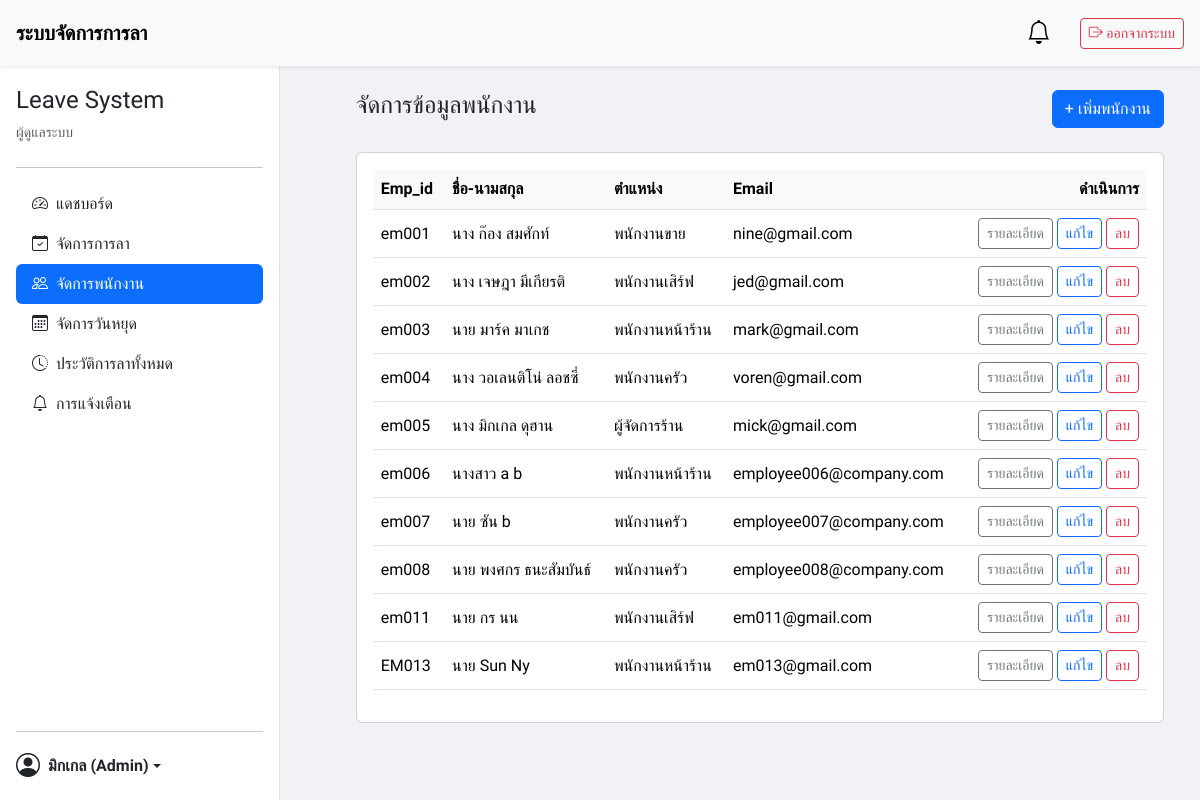
The app's page /admin/manage_employees.php (signed in) with its own data.
### tables this page shows
CREATE TABLE `employee` (
  `Emp_id` varchar(5) NOT NULL,
  `Prefix_ID` varchar(2) NOT NULL,
  `Position_ID` int(2) NOT NULL,
  `Emp_Name` varchar(50) NOT NULL,
  `Emp_LastName` varchar(50) NOT NULL,
  `Email` varchar(30) NOT NULL,
  `Address` varchar(255) NOT NULL,
  `Created_at` date NOT NULL,
  `Gender` varchar(10) NOT NULL,
  `Birthdate` date NOT NULL,
  `ID_Card_Number` varchar(13) NOT NULL,
  `Password` varchar(255) NOT NULL,
  `Emp_pic` varchar(15) DEFAULT NULL
);

CREATE TABLE `prefix` (
  `Prefix_ID` int(2) NOT NULL,
  `Prefix_Name` varchar(20) NOT NULL
);

CREATE TABLE `position` (
  `Position_ID` int(2) NOT NULL,
  `Position_Name` varchar(50) NOT NULL
);

### admin/manage_employees.php (the view, shortened to what this page needs)
<?php
require_once '../includes/header.php';
require_once '../includes/sidebar_admin.php';
$sql = "
SELECT e.*,
       p.Position_Name,
       pr.Prefix_Name
FROM employee e
LEFT JOIN position p ON e.Position_ID = p.Position_ID
LEFT JOIN prefix   pr ON e.Prefix_ID   = pr.Prefix_ID
ORDER BY e.Emp_id ASC
";
$result = $conn->query($sql);
?>
<div class="main-content p-4">
  <div class="d-flex justify-content-between align-items-center mb-4">
      <h4>จัดการข้อมูลพนักงาน</h4>
      <a href="add_employee.php" class="btn btn-primary">+ เพิ่มพนักงาน</a>
  </div>
  <div class="card">
    <div class="card-body table-wrap">
      <table class="table table-hover align-middle">
        <thead>
          <tr>
            <th>Emp_id</th>
            <th>ชื่อ-นามสกุล</th>
            <th>ตำแหน่ง</th>
            <th>Email</th>
            <th class="text-end">ดำเนินการ</th>
          </tr>
        </thead>
        <tbody>
          <?php if ($result && $result->num_rows > 0): ?>
            <?php while($row = $result->fetch_assoc()):
              $pic_dir = "../pic_emp/";
              $pic = (!empty($row['Emp_pic']) && file_exists($pic_dir.$row['Emp_pic'])) ? ($pic_dir.$row['Emp_pic']) : "";
            ?>
              <tr
                data-emp='<?= json_encode([
                  "Emp_id"          => $row["Emp_id"],
                  "Prefix_Name"     => $row["Prefix_Name"] ?? "",
                  "Prefix_ID"       => $row["Prefix_ID"] ?? "",
                  "Emp_Name"        => $row["Emp_Name"] ?? "",
                  "Emp_LastName"    => $row["Emp_LastName"] ?? "",
                  "Position_Name"   => $row["Position_Name"] ?? "",
                  "Position_ID"     => $row["Position_ID"] ?? "",
                  "Email"           => $row["Email"] ?? "",
                  "Address"         => $row["Address"] ?? "",
                  "Created_at"      => $row["Created_at"] ?? "",
                  "Gender"          => $row["Gender"] ?? "",
                  "Birthdate"       => $row["Birthdate"] ?? "",
                  "ID_Card_Number"  => $row["ID_Card_Number"] ?? "",
                  "Emp_pic"         => $row["Emp_pic"] ?? "",
                  "Emp_pic_url"     => $pic
                ], JSON_UNESCAPED_UNICODE | JSON_HEX_TAG | JSON_HEX_APOS | JSON_HEX_AMP | JSON_HEX_QUOT) ?>'
              >
                <td><?= htmlspecialchars($row['Emp_id']) ?></td>
                <td><?= htmlspecialchars(($row['Prefix_Name'] ? $row['Prefix_Name'] : '').' '.$row['Emp_Name'].' '.$row['Emp_LastName']) ?></td>
                <td><?= htmlspecialchars($row['Position_Name'] ?? $row['Position_ID']) ?></td>
                <td><?= htmlspecialchars($row['Email']) ?></td>
                <td class="text-end">
                  <button type="button" class="btn btn-sm btn-outline-secondary btn-detail" data-bs-toggle="modal" data-bs-target="#detailModal">
                    รายละเอียด
                  </button>
                  <a href="edit_employee.php?id=<?= urlencode($row['Emp_id']) ?>" class="btn btn-sm btn-outline-primary">แก้ไข</a>
                  <a href="?action=delete&id=<?= urlencode($row['Emp_id']) ?>" class="btn btn-sm btn-outline-danger"
                     onclick="return confirm('คุณแน่ใจหรือไม่ที่จะลบพนักงานคนนี้?')">ลบ</a>
                </td>
              </tr>
            <?php endwhile; ?>
          <?php else: ?>
            <tr><td colspan="5" class="text-center text-muted">ไม่มีข้อมูลพนักงาน</td></tr>
          <?php endif; ?>
        </tbody>
      </table>
    </div>
  </div>
</div>
<?php
require_once '../includes/footer.php';

### includes/header.php (shortened to what this page needs)
<?php
$notifUrl   = '../employee/notifications.php';
if (!empty($_SESSION['user_id'])) {
    if (!empty($_SESSION['position_id']) && (int)$_SESSION['position_id'] === 4) {
        $notifUrl = '../admin/notifications.php';
    }
}
?>
<!DOCTYPE html>
<html lang="th">
<head>
    <link href="https://cdn.jsdelivr.net/npm/bootstrap@5.3.3/dist/css/bootstrap.min.css" rel="stylesheet">
    <link rel="stylesheet" href="https://cdn.jsdelivr.net/npm/bootstrap-icons@1.11.3/font/bootstrap-icons.min.css">
    <link rel="stylesheet" href="../style.css">
</head>
<body>
<?php if (!empty($_SESSION['user_id'])): ?>
<nav class="navbar navbar-expand-lg navbar-light bg-light shadow-sm px-3 fixed-top">
    <a class="navbar-brand fw-bold" href="#">ระบบจัดการการลา</a>
    <div class="ms-auto d-flex align-items-center">
        <div class="position-relative me-3">
            <a href="<?php echo htmlspecialchars($notifUrl); ?>" class="btn btn-light position-relative">
                <i class="bi bi-bell fs-4"></i>
            </a>
        </div>
        <a href="../logout.php" class="btn btn-outline-danger btn-sm">
            <i class="bi bi-box-arrow-right"></i> ออกจากระบบ
        </a>
    </div>
</nav>
<div id="toast-container" class="position-fixed bottom-0 end-0 p-3" style="z-index: 1090;"></div>
<?php endif; ?>

### includes/sidebar_admin.php (shortened to what this page needs)
<?php
$current_page = basename($_SERVER['PHP_SELF']);
?>
<div class="d-flex">
    <div class="sidebar d-flex flex-column flex-shrink-0 p-3 bg-white" style="width:280px; overflow-y:auto;">
        <a href="dashboard.php" class="d-flex align-items-center mb-1 me-md-auto link-dark text-decoration-none">
            <span class="fs-4">Leave System</span>
        </a>
        <div class="text-muted small mb-2">ผู้ดูแลระบบ</div>
        <hr>
        <ul class="nav nav-pills flex-column mb-auto">
            <li class="nav-item">
                <a href="dashboard.php" class="nav-link <?php echo ($current_page == 'dashboard.php') ? 'active' : 'link-dark'; ?>">
                    <i class="bi bi-speedometer2 me-2"></i>แดชบอร์ด
                </a>
            </li>
            <li>
                <a href="manage_leave.php" class="nav-link <?php echo ($current_page == 'manage_leave.php') ? 'active' : 'link-dark'; ?>">
                    <i class="bi bi-calendar-check me-2"></i>จัดการการลา
                </a>
            </li>
            <li>
                <a href="manage_employees.php" class="nav-link <?php echo ($current_page == 'manage_employees.php') ? 'active' : 'link-dark'; ?>">
                    <i class="bi bi-people me-2"></i>จัดการพนักงาน
                </a>
            </li>
            <li>
                <a href="holidays.php" class="nav-link <?php echo ($current_page == 'holidays.php') ? 'active' : 'link-dark'; ?>">
                    <i class="bi bi-calendar3 me-2"></i>จัดการวันหยุด
                </a>
            </li>
            <li>
                <a href="leave_history.php" class="nav-link <?php echo ($current_page == 'leave_history.php') ? 'active' : 'link-dark'; ?>">
                    <i class="bi bi-clock-history me-2"></i>ประวัติการลาทั้งหมด
                </a>
            </li>
            <li>
                <a href="notifications.php" class="nav-link d-flex align-items-center <?php echo ($current_page == 'notifications.php') ? 'active' : 'link-dark'; ?>">
                    <i class="bi bi-bell me-2"></i>การแจ้งเตือน
                </a>
            </li>
        </ul>
        <hr>
        <div class="dropdown">
            <a href="#" class="d-flex align-items-center link-dark text-decoration-none dropdown-toggle" id="dropdownUser2" data-bs-toggle="dropdown" aria-expanded="false">
                <i class="bi bi-person-circle fs-4 me-2"></i>
                <strong><?php echo htmlspecialchars($_SESSION['user_name']); ?> (Admin)</strong>
            </a>
        </div>
    </div>
    <div style="width: 20px;"></div>
    <div class="container-fluid">

### includes/footer.php (shortened to what this page needs)
</body>
</html>

### style.css (style rules this page uses)
:root { --navH: 70px; }
* { box-sizing: border-box; }
body { background-color: #f0f2f5; font-family: 'Sarabun', sans-serif; padding-top: var(--navH); }
.sidebar, .app-sidebar { position: fixed; top: var(--navH); left: 0; width: 280px; height: calc(100vh - var(--navH)); overflow-y: auto; background: #fff; border-right: 1px solid #e0e0e0; }
.main-content { margin-left: 300px; padding: 20px; }
.table thead th { position: sticky; top: 0; background-color:#f8f9fa; z-index:1; }

### admin/manage_employees.php (style rules this page uses)
.table-wrap { max-height: 600px; overflow: auto; }
.table thead th { position: sticky; top: 0; background: #f8f9fa; z-index: 1; }

### records on screen
employee: Emp_id "em001", Prefix_ID+Emp_Name+Emp_LastName "นาง ก๊อง สมศักท์", Position_ID.Position_Name "พนักงานขาย", Email "nine@gmail.com"
employee: Emp_id "em002", Prefix_ID+Emp_Name+Emp_LastName "นาง เจษฎา มีเกียรติ", Position_ID.Position_Name "พนักงานเสิร์ฟ", Email "jed@gmail.com"
employee: Emp_id "em003", Prefix_ID+Emp_Name+Emp_LastName "นาย มาร์ค มาเกช", Position_ID.Position_Name "พนักงานหน้าร้าน", Email "mark@gmail.com"
employee: Emp_id "em004", Prefix_ID+Emp_Name+Emp_LastName "นาง วอเลนติโน่ ลอชซี่", Position_ID.Position_Name "พนักงานครัว", Email "voren@gmail.com"
employee: Emp_id "em005", Prefix_ID+Emp_Name+Emp_LastName "นาง มิกเกล ดุฮาน", Position_ID.Position_Name "ผู้จัดการร้าน", Email "mick@gmail.com"
employee: Emp_id "em006", Prefix_ID+Emp_Name+Emp_LastName "นางสาว a b", Position_ID.Position_Name "พนักงานหน้าร้าน", Email "employee006@company.com"
employee: Emp_id "em007", Prefix_ID+Emp_Name+Emp_LastName "นาย ซัน b", Position_ID.Position_Name "พนักงานครัว", Email "employee007@company.com"
employee: Emp_id "em008", Prefix_ID+Emp_Name+Emp_LastName "นาย พงศกร ธนะสัมบันธ์", Position_ID.Position_Name "พนักงานครัว", Email "employee008@company.com"
employee: Emp_id "em011", Prefix_ID+Emp_Name+Emp_LastName "นาย กร นน", Position_ID.Position_Name "พนักงานเสิร์ฟ", Email "em011@gmail.com"
employee: Emp_id "EM013", Prefix_ID+Emp_Name+Emp_LastName "นาย Sun Ny", Position_ID.Position_Name "พนักงานหน้าร้าน", Email "em013@gmail.com"

### other values on screen
$_SESSION['user_name'] "มิกเกล"
